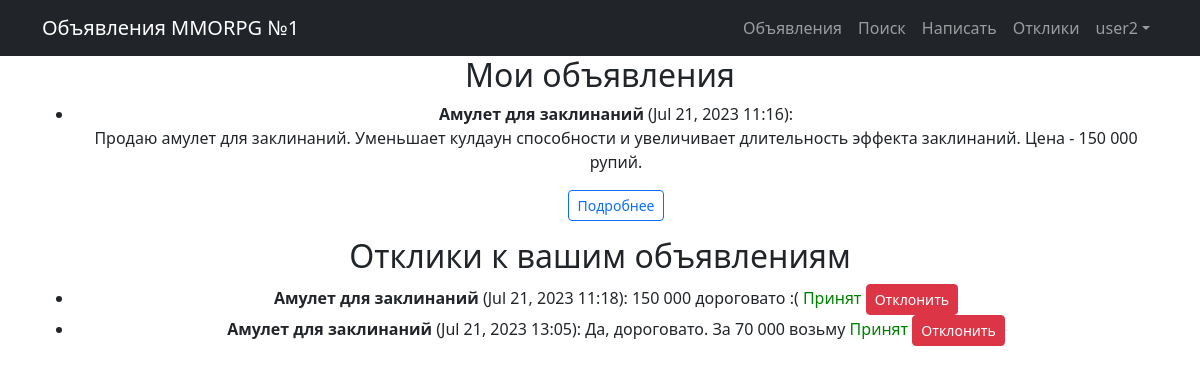
/announcements/my_responses/ (signed in), run on the app's committed database.
### announcements/models.py (models this page shows, shortened)
class Announcement(models.Model):
    author = models.ForeignKey(User, on_delete=models.CASCADE, verbose_name='Автор')
    TYPE = (('tanks', 'Танки'),
            ('healers', 'Хилы'),
            ('damage_dealers', 'ДД'),
            ('dealers', 'Торговцы'),
            ('guild_masters', 'Гилдмастеры'),
            ('quest_givers', 'Квестгиверы'),
            ('blacksmiths', 'Кузнецы'),
            ('tanners', 'Кожевники'),
            ('potion_masters', 'Зельевары'),
            ('spell_masters', 'Мастера заклинаний'))
    category = models.CharField(max_length=15, choices=TYPE, default='tanks', verbose_name='Категория')
    dateCreation = models.DateTimeField(default=timezone.now)
    title = models.CharField(max_length=256, verbose_name = 'Заголовок')
    text = RichTextField(blank='True', null='True', verbose_name = 'Текст')
    video = models.FileField(upload_to='videos/', verbose_name='Видео', blank=True, null=True)
    class Meta:
        verbose_name = 'Объявление'
        verbose_name_plural = 'Объявления'

class Response(models.Model):
    author = models.ForeignKey(User, on_delete=models.CASCADE)
    announcement = models.ForeignKey(Announcement, on_delete=models.CASCADE)
    status = models.BooleanField(default=False)
    dateCreation = models.DateTimeField(default=timezone.now)
    text = models.CharField(max_length=64, verbose_name='Текст комментария', null=True, blank=True)
    accepted = models.BooleanField(default=False)
    class Meta:
        verbose_name = 'Комментарий'
        verbose_name_plural = 'Комментарии'

### announcements/views.py (the view)
# urls.py: path('my_responses/', PrivatePageView.as_view(), name='private_page'),
class PrivatePageView(ListView):
    model = Announcement
    template_name = 'private_page.html'
    context_object_name = 'private_page'
    def get_queryset(self):
        return Announcement.objects.filter(author=self.request.user)
    def get_context_data(self, **kwargs):
        context = super().get_context_data(**kwargs)
        private_page = context['private_page']
        other_users_responses = Response.objects.filter(announcement__in=private_page).exclude(author=self.request.user)
        context['other_users_responses'] = other_users_responses
        return context

### templates/private_page.html (shortened to what this page needs)
{% extends 'flatpages/default.html' %}
{% block content %}
<h2>Мои объявления</h2>
{% if private_page %}
  <ul>
    {% for announcement in private_page %}
      <li>
        <strong>{{ announcement.title }}</strong> ({{ announcement.dateCreation|date:"M d, Y H:i" }}):
        {{ announcement.text|safe  }}
        <a href="{% url 'announcement_detail' pk=announcement.pk %}" class="btn btn-outline-primary btn-sm">Подробнее</a>
      </li>
    {% endfor %}
  </ul>
{% else %}
  <p>У вас пока нет объявлений.</p>
{% endif %}
<h2>Отклики к вашим объявлениям</h2>
{% if other_users_responses %}
  <ul>
    {% for response in other_users_responses %}
      <li>
        <strong>{{ response.announcement.title }}</strong> ({{ response.dateCreation|date:"M d, Y H:i" }}):
        {{ response.text}}
        {% if response.accepted %}
          <span style="color: green;">Принят</span>
        {% else %}
          <span style="color: red;">Отклонен</span>
          <a href="{% url 'accept_response' response.id %}" class="btn btn-success btn-sm">Принять</a>
        {% endif %}
        <a href="{% url 'reject_response' response.id %}" class="btn btn-danger btn-sm">Отклонить</a>
      </li>
    {% endfor %}
  </ul>
{% else %}
  <p>У вас пока нет откликов на ваши объявления.</p>
{% endif %}
{% endblock content %}

### templates/flatpages/default.html (shortened to what this page needs)
<!DOCTYPE html>
{% load static %}
<html lang="en">
<head>
    <link href="{% static 'css/styles.css' %}" rel="stylesheet" />
</head>
<body>
    <nav class="navbar navbar-expand-lg navbar-dark bg-dark static-top">
        <div class="container">
            <a class="navbar-brand" href="/announcements/">Объявления MMORPG №1</a>
            <div class="collapse navbar-collapse" id="navbarResponsive">
                <ul class="navbar-nav ms-auto mb-2 mb-lg-0">
                    <li class="nav-item active">
                        <a class="nav-link" href="/announcements/">Объявления</a>
                    </li>
                     <li class="nav-item">
                        <a class="nav-link" href="/announcements/search/">Поиск</a>
                    </li>
                    {% if perms.announcements.add_announcement %}
                    <li class="nav-item">
                        <a class="nav-link" href="/announcements/create/">Написать</a>
                    </li>
                    {% endif %}
                    {% if request.user.is_authenticated %}
                        <li class="nav-item">
                        <a class="nav-link" href="/announcements/my_responses">Отклики</a>
                        </li>
                    {% endif %}
                    <li class="nav-item dropdown">
                        {% if request.user.is_authenticated %}
                            <a class="nav-link dropdown-toggle" id="navbarDropdown" href="#" role="button" data-bs-toggle="dropdown" aria-expanded="false">{{ user.username }}</a>
                        {% endif %}
                    </li>
                </ul>
            </div>
        </div>
    </nav>
    <div class="container">
        <div class="row">
            <div class="col-lg-12 text-center">
                {% block content %}{% endblock content %}
            </div>
        </div>
    </div>
</body>
</html>

### data on the page
Announcement: title "Амулет для заклинаний", dateCreation "Jul 21, 2023 11:16", text "Продаю амулет для заклинаний. Уменьшает кулдаун способности и увеличивает длительность эффекта заклинаний. Цена - 150 000 рупий."
Response: announcement "Амулет для заклинаний", dateCreation "Jul 21, 2023 11:18", text "150 000 дороговато :(", accepted "Принят"
Response: announcement "Амулет для заклинаний", dateCreation "Jul 21, 2023 13:05", text "Да, дороговато. За 70 000 возьму", accepted "Принят"

### other printed values
{{ user.username }} "user2"
